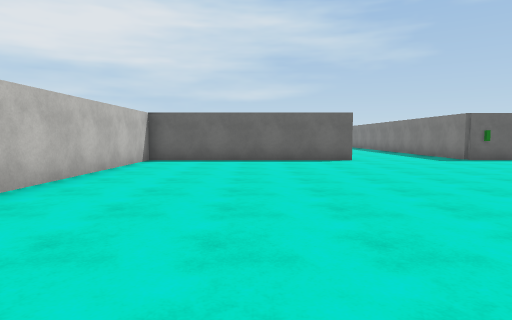
[1] (above)

13 first-person views from a walk through a 3-D level made in the Unity game engine. The camera is 1.3 m above the floor, tilts 4° down and sees 75° across. The floor is counted in squares, 2 m on a side. Each view is taken from the middle of a square. On the plan, view 1 faces up. The plan holds only what a view shows up to about 10 squares ahead; the rest is blank. The place goes on beyond the plan. The player is left out. Some animated figures are left out. Surface patterns are stand-ins for the level's own textures.

[2]
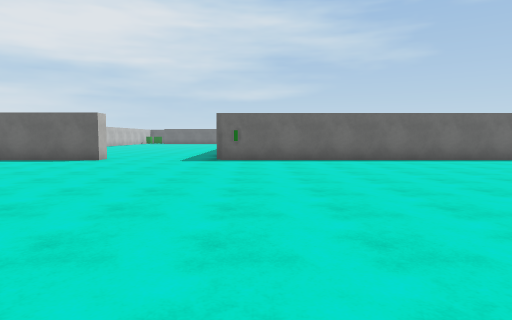

[3]
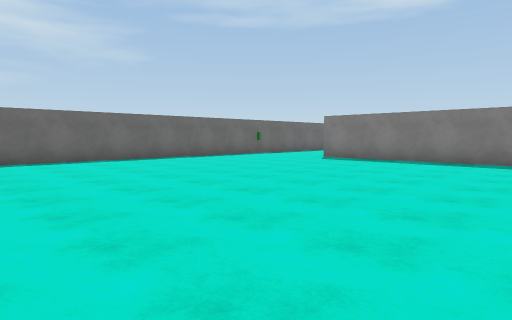

[4]
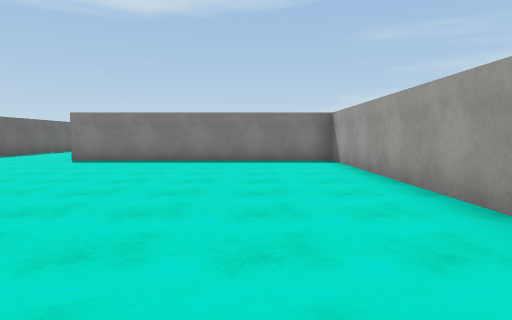

[5]
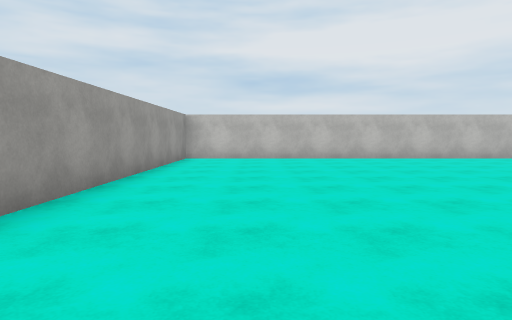

[6]
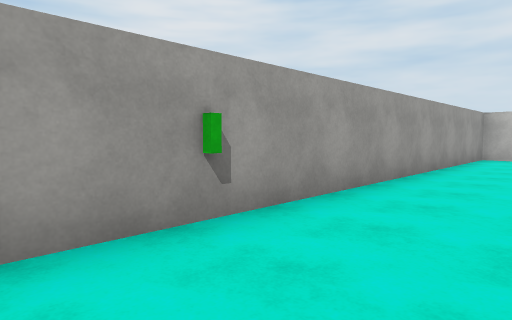

[7]
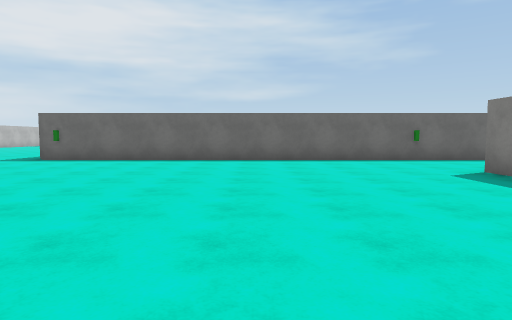

[8]
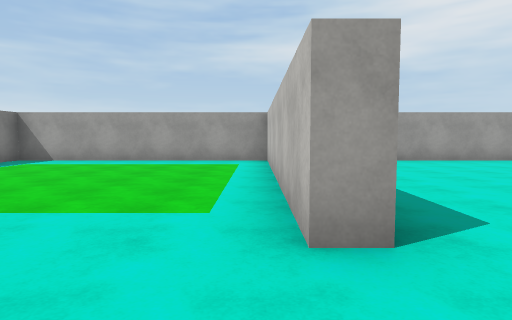

[9]
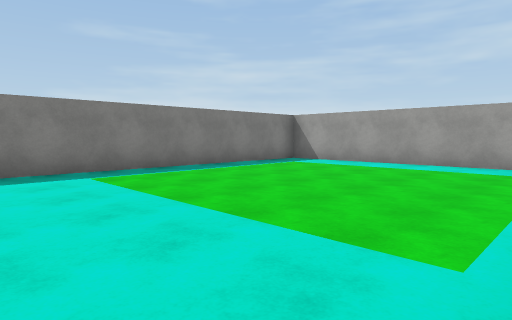

[10]
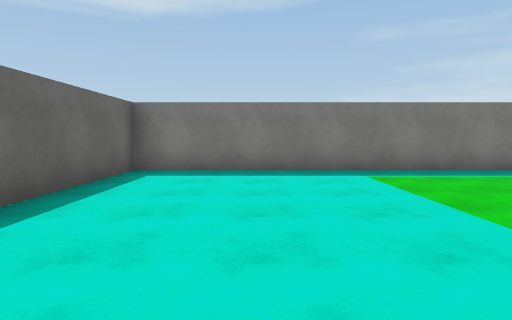

[11]
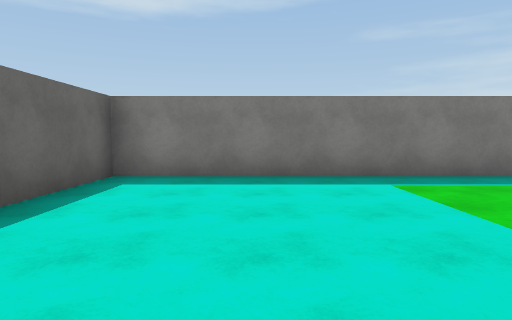

[12]
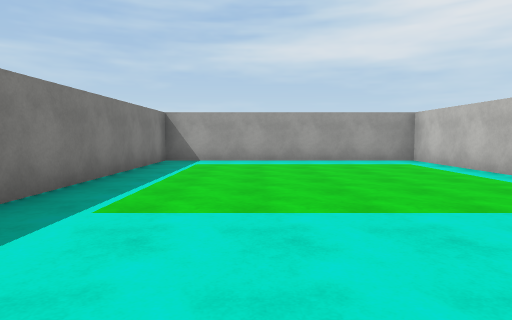

[13]
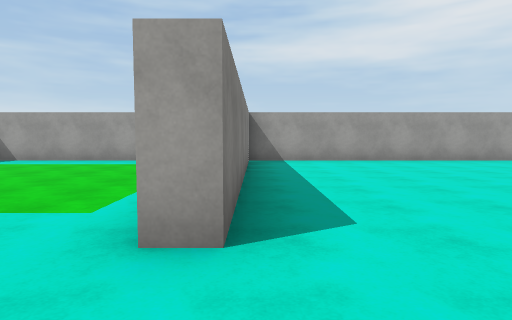

### Floor plan
Points are (right, up) in squares from view 1. A wall is a line through its corners. A room is listed if a view was taken in it or the views show most of it. See-through windows are left out.
Room 1 (views 1, 2, 3, 4, 5, 6, 7, 8, 9, 10, 13)
walls: (2.7, 9.8) (2.7, 9.4) (-3, 9.4) (-3, -1.1) (16.2, -1.1) (16.2, 6.1) (16.7, 6.1); (17.5, 9.4) (5.9, 9.4)
ways out: opening at (17, 7.5) to room 2; opening at (4, 10)
objects: other object (6, 9)
Room 2 (views 11, 12)
walls: (16.7, 6.1) (16.7, -1.1) (23.5, -1.1) (23.5, 8.4); (18.5, 9.4) (17.5, 9.4); (22.5, 9.4) (20, 9.4)
ways out: opening at (17, 7.5) to room 1; opening at (23, 9.5)

Positions as (right, up) in squares from view 1, and headings:
1: (0, 0), facing up
2: (7, 0), facing up
3: (7, 0), facing up-right
4: (7, 1), facing right
5: (7, 1), facing left
6: (8, 1), facing down-left
7: (12, 0), facing up
8: (17, 8), facing down
9: (17, 7), facing down-right
10: (17, 7), facing right
11: (18, 7), facing right
12: (21, 8), facing down
13: (16, 8), facing down
